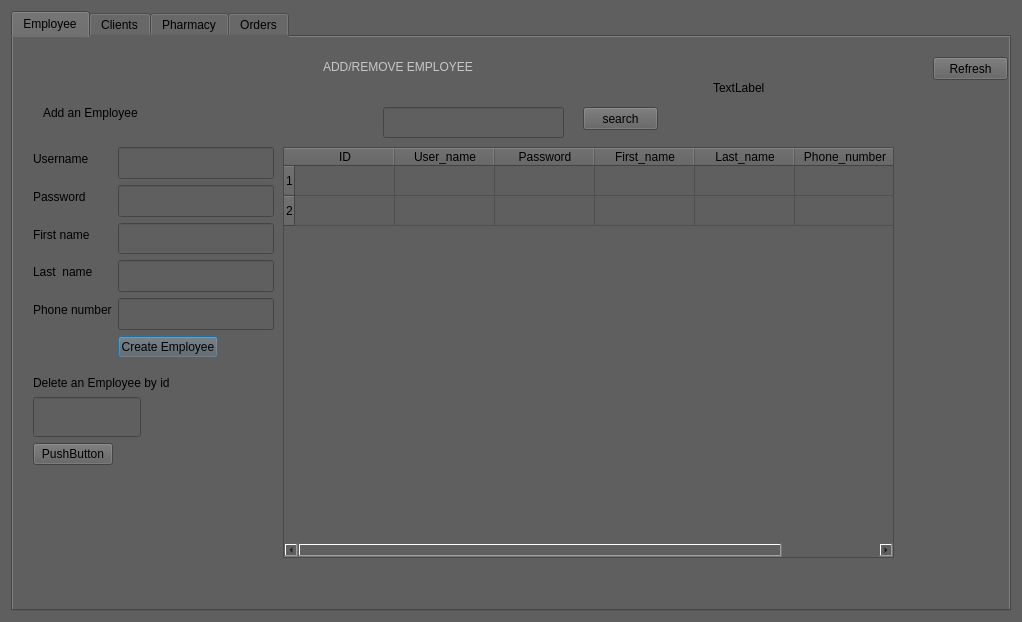
<?xml version="1.0" encoding="UTF-8"?>
<ui version="4.0">
 <class>Dialog</class>
 <widget class="QDialog" name="Dialog">
  <property name="enabled">
   <bool>true</bool>
  </property>
  <property name="geometry">
   <rect>
    <x>0</x>
    <y>0</y>
    <width>1039</width>
    <height>810</height>
   </rect>
  </property>
  <property name="sizePolicy">
   <sizepolicy hsizetype="Preferred" vsizetype="Preferred">
    <horstretch>0</horstretch>
    <verstretch>0</verstretch>
   </sizepolicy>
  </property>
  <property name="minimumSize">
   <size>
    <width>400</width>
    <height>0</height>
   </size>
  </property>
  <property name="windowTitle">
   <string>Dialog</string>
  </property>
  <property name="styleSheet">
   <string notr="true">background-color:rgb(95, 95, 95)</string>
  </property>
  <layout class="QGridLayout" name="gridLayout">
   <property name="sizeConstraint">
    <enum>QLayout::SetFixedSize</enum>
   </property>
   <item row="0" column="0">
    <widget class="QTabWidget" name="tabWidget">
     <property name="enabled">
      <bool>true</bool>
     </property>
     <property name="sizePolicy">
      <sizepolicy hsizetype="Expanding" vsizetype="Expanding">
       <horstretch>0</horstretch>
       <verstretch>0</verstretch>
      </sizepolicy>
     </property>
     <property name="minimumSize">
      <size>
       <width>1000</width>
       <height>600</height>
      </size>
     </property>
     <property name="mouseTracking">
      <bool>true</bool>
     </property>
     <property name="currentIndex">
      <number>0</number>
     </property>
     <widget class="QWidget" name="tab">
      <property name="enabled">
       <bool>true</bool>
      </property>
      <attribute name="title">
       <string>Employee</string>
      </attribute>
      <widget class="QTableWidget" name="tableWidget">
       <property name="geometry">
        <rect>
         <x>270</x>
         <y>110</y>
         <width>611</width>
         <height>411</height>
        </rect>
       </property>
       <property name="minimumSize">
        <size>
         <width>0</width>
         <height>0</height>
        </size>
       </property>
       <property name="sizeAdjustPolicy">
        <enum>QAbstractScrollArea::AdjustToContentsOnFirstShow</enum>
       </property>
       <property name="rowCount">
        <number>2</number>
       </property>
       <property name="columnCount">
        <number>6</number>
       </property>
       <row/>
       <row/>
       <column>
        <property name="text">
         <string>ID</string>
        </property>
       </column>
       <column>
        <property name="text">
         <string>User_name</string>
        </property>
       </column>
       <column>
        <property name="text">
         <string>Password</string>
        </property>
       </column>
       <column>
        <property name="text">
         <string>First_name</string>
        </property>
       </column>
       <column>
        <property name="text">
         <string>Last_name</string>
        </property>
       </column>
       <column>
        <property name="text">
         <string>Phone_number</string>
        </property>
       </column>
      </widget>
      <widget class="QWidget" name="formLayoutWidget">
       <property name="geometry">
        <rect>
         <x>20</x>
         <y>110</y>
         <width>241</width>
         <height>211</height>
        </rect>
       </property>
       <layout class="QFormLayout" name="formLayout_2">
        <property name="fieldGrowthPolicy">
         <enum>QFormLayout::AllNonFixedFieldsGrow</enum>
        </property>
        <item row="0" column="0">
         <widget class="QLabel" name="label">
          <property name="text">
           <string>Username</string>
          </property>
         </widget>
        </item>
        <item row="0" column="1">
         <widget class="QLineEdit" name="text_username_employee">
          <property name="sizePolicy">
           <sizepolicy hsizetype="Expanding" vsizetype="Expanding">
            <horstretch>0</horstretch>
            <verstretch>0</verstretch>
           </sizepolicy>
          </property>
          <property name="minimumSize">
           <size>
            <width>0</width>
            <height>30</height>
           </size>
          </property>
         </widget>
        </item>
        <item row="1" column="0">
         <widget class="QLabel" name="label_3">
          <property name="text">
           <string>Password</string>
          </property>
         </widget>
        </item>
        <item row="1" column="1">
         <widget class="QLineEdit" name="text_password_employee">
          <property name="sizePolicy">
           <sizepolicy hsizetype="Expanding" vsizetype="Expanding">
            <horstretch>0</horstretch>
            <verstretch>0</verstretch>
           </sizepolicy>
          </property>
          <property name="minimumSize">
           <size>
            <width>0</width>
            <height>30</height>
           </size>
          </property>
         </widget>
        </item>
        <item row="2" column="0">
         <widget class="QLabel" name="label_4">
          <property name="text">
           <string>First name</string>
          </property>
         </widget>
        </item>
        <item row="2" column="1">
         <widget class="QLineEdit" name="text_firstname_employee">
          <property name="sizePolicy">
           <sizepolicy hsizetype="Expanding" vsizetype="Expanding">
            <horstretch>0</horstretch>
            <verstretch>0</verstretch>
           </sizepolicy>
          </property>
          <property name="minimumSize">
           <size>
            <width>0</width>
            <height>30</height>
           </size>
          </property>
         </widget>
        </item>
        <item row="3" column="0">
         <widget class="QLabel" name="label_5">
          <property name="text">
           <string>Last  name</string>
          </property>
         </widget>
        </item>
        <item row="3" column="1">
         <widget class="QLineEdit" name="text_lastname_employee">
          <property name="sizePolicy">
           <sizepolicy hsizetype="Expanding" vsizetype="Expanding">
            <horstretch>0</horstretch>
            <verstretch>0</verstretch>
           </sizepolicy>
          </property>
          <property name="minimumSize">
           <size>
            <width>0</width>
            <height>30</height>
           </size>
          </property>
         </widget>
        </item>
        <item row="4" column="0">
         <widget class="QLabel" name="label_6">
          <property name="text">
           <string>Phone number</string>
          </property>
         </widget>
        </item>
        <item row="4" column="1">
         <widget class="QLineEdit" name="text_phone_number_employee">
          <property name="sizePolicy">
           <sizepolicy hsizetype="Expanding" vsizetype="Expanding">
            <horstretch>0</horstretch>
            <verstretch>0</verstretch>
           </sizepolicy>
          </property>
          <property name="minimumSize">
           <size>
            <width>0</width>
            <height>30</height>
           </size>
          </property>
         </widget>
        </item>
        <item row="5" column="1">
         <widget class="QPushButton" name="load_button">
          <property name="maximumSize">
           <size>
            <width>100</width>
            <height>16777215</height>
           </size>
          </property>
          <property name="text">
           <string>Create Employee</string>
          </property>
         </widget>
        </item>
       </layout>
      </widget>
      <widget class="QLabel" name="label_13">
       <property name="geometry">
        <rect>
         <x>20</x>
         <y>330</y>
         <width>191</width>
         <height>31</height>
        </rect>
       </property>
       <property name="styleSheet">
        <string notr="true">font: 12pt &quot;MS Shell Dlg 2&quot;;</string>
       </property>
       <property name="text">
        <string>Delete an Employee by id</string>
       </property>
      </widget>
      <widget class="QLabel" name="label_14">
       <property name="geometry">
        <rect>
         <x>30</x>
         <y>60</y>
         <width>141</width>
         <height>31</height>
        </rect>
       </property>
       <property name="styleSheet">
        <string notr="true">font: 12pt &quot;MS Shell Dlg 2&quot;;</string>
       </property>
       <property name="text">
        <string>Add an Employee</string>
       </property>
      </widget>
      <widget class="QWidget" name="formLayoutWidget_2">
       <property name="geometry">
        <rect>
         <x>20</x>
         <y>360</y>
         <width>160</width>
         <height>80</height>
        </rect>
       </property>
       <layout class="QFormLayout" name="formLayout_4">
        <item row="0" column="0">
         <widget class="QLineEdit" name="text_id">
          <property name="minimumSize">
           <size>
            <width>0</width>
            <height>40</height>
           </size>
          </property>
         </widget>
        </item>
        <item row="1" column="0">
         <widget class="QPushButton" name="delete_employee_button">
          <property name="text">
           <string>PushButton</string>
          </property>
         </widget>
        </item>
       </layout>
      </widget>
      <widget class="QPushButton" name="refresh_button">
       <property name="geometry">
        <rect>
         <x>920</x>
         <y>20</y>
         <width>75</width>
         <height>23</height>
        </rect>
       </property>
       <property name="text">
        <string>Refresh</string>
       </property>
      </widget>
      <widget class="QPushButton" name="search_button">
       <property name="geometry">
        <rect>
         <x>570</x>
         <y>70</y>
         <width>75</width>
         <height>23</height>
        </rect>
       </property>
       <property name="text">
        <string>search</string>
       </property>
      </widget>
      <widget class="QLineEdit" name="text_search">
       <property name="geometry">
        <rect>
         <x>370</x>
         <y>70</y>
         <width>181</width>
         <height>31</height>
        </rect>
       </property>
      </widget>
      <widget class="QLabel" name="label_2">
       <property name="geometry">
        <rect>
         <x>310</x>
         <y>10</y>
         <width>371</width>
         <height>40</height>
        </rect>
       </property>
       <property name="layoutDirection">
        <enum>Qt::LeftToRight</enum>
       </property>
       <property name="styleSheet">
        <string notr="true">font: 25pt &quot;MS Shell Dlg 2&quot;; color:rgb(199, 199, 199)</string>
       </property>
       <property name="text">
        <string>ADD/REMOVE EMPLOYEE</string>
       </property>
       <property name="scaledContents">
        <bool>false</bool>
       </property>
      </widget>
      <widget class="QLabel" name="label_admin">
       <property name="geometry">
        <rect>
         <x>700</x>
         <y>10</y>
         <width>201</width>
         <height>81</height>
        </rect>
       </property>
       <property name="text">
        <string>TextLabel</string>
       </property>
      </widget>
     </widget>
     <widget class="QWidget" name="tab_2">
      <property name="mouseTracking">
       <bool>true</bool>
      </property>
      <attribute name="title">
       <string>Clients</string>
      </attribute>
     </widget>
     <widget class="QWidget" name="tab_3">
      <attribute name="title">
       <string>Pharmacy</string>
      </attribute>
     </widget>
     <widget class="QWidget" name="tab_4">
      <attribute name="title">
       <string>Orders</string>
      </attribute>
     </widget>
    </widget>
   </item>
  </layout>
 </widget>
 <resources/>
 <connections/>
</ui>
